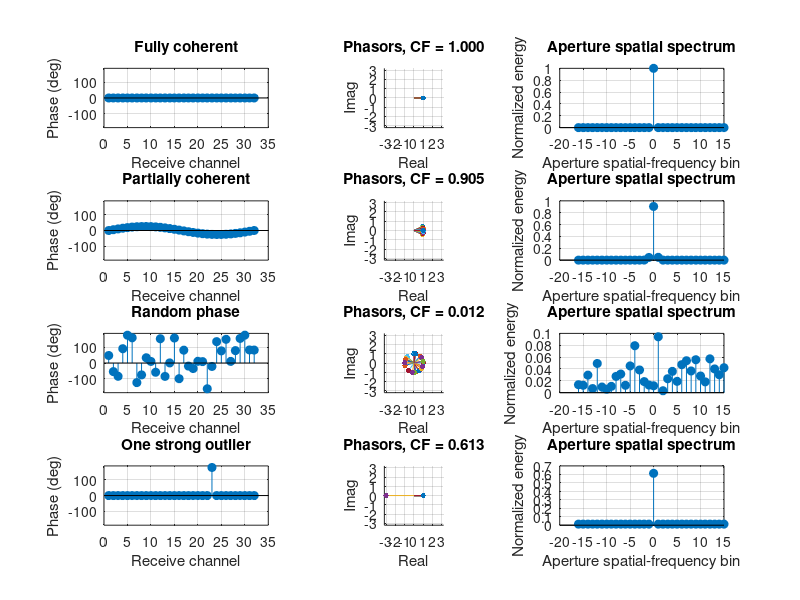

Recreate this plot in MATLAB. (Note: this script raises an error after producing the figure.)
%% demo_cf_aperture_vectors.m
% Chapter 2 - Coherence Factor intuition from simple aperture vectors.
%
% No USTB and no external data are required.
%
% Each vector represents the delay-aligned complex receive samples for ONE
% candidate pixel:
%
%   s = [s1, s2, ... , sM]
%
% CF = |sum(s)|^2 / (M * sum(|s|^2))

clear;
clc;
close all;

M = 32;
m = 0:M-1;

rng(1);

cases = cell(4,1);
names = cell(4,1);

% 1. Perfect coherence.
cases{1} = ones(1,M);
names{1} = 'Fully coherent';

% 2. Mostly coherent: smooth phase error across aperture.
phase_error = 0.45*sin(2*pi*m/(M-1));
cases{2} = exp(1j*phase_error);
names{2} = 'Partially coherent';

% 3. Random phase.
cases{3} = exp(1j*2*pi*rand(1,M));
names{3} = 'Random phase';

% 4. One strong amplitude/phase outlier.
cases{4} = ones(1,M);
cases{4}(round(M*0.72)) = 3*exp(1j*pi);
names{4} = 'One strong outlier';

fprintf('============================================================\n');
fprintf(' CF APERTURE-VECTOR DEMO\n');
fprintf('============================================================\n');

figure('Color','w','Position',[80 80 1300 900]);

for k = 1:4

    s = cases{k};

    coherent_sum = sum(s);
    incoherent_energy = sum(abs(s).^2);

    CF = abs(coherent_sum).^2 / ...
        (M*incoherent_energy + eps);

    X = fftshift(fft(s));
    spectrum = abs(X).^2;
    spectrum = spectrum/(sum(spectrum)+eps);

    fprintf('%-22s : CF = %.6f | |DAS sum| = %.6f\n', ...
        names{k},CF,abs(coherent_sum));

    subplot(4,3,(k-1)*3+1);
    stem(1:M,angle(s)*180/pi,'filled');
    xlabel('Receive channel');
    ylabel('Phase (deg)');
    title(names{k});
    ylim([-190 190]);
    grid on;

    subplot(4,3,(k-1)*3+2);
    hold on;
    for ch = 1:M
        plot([0 real(s(ch))],[0 imag(s(ch))],'-');
        plot(real(s(ch)),imag(s(ch)),'.','MarkerSize',12);
    end
    axis equal;
    xlim([-3.2 3.2]);
    ylim([-3.2 3.2]);
    xlabel('Real');
    ylabel('Imag');
    title(sprintf('Phasors, CF = %.3f',CF));
    grid on;

    subplot(4,3,(k-1)*3+3);
    spatial_bin = (-floor(M/2)):(ceil(M/2)-1);
    stem(spatial_bin,spectrum,'filled');
    xlabel('Aperture spatial-frequency bin');
    ylabel('Normalized energy');
    title('Aperture spatial spectrum');
    grid on;
end

sgtitle({ ...
    'Coherence Factor intuition', ...
    'After correct delay, coherent echoes align across the receive aperture'});

fprintf('\nInterpretation:\n');
fprintf(['  CF near 1: most channel energy contributes coherently to the sum.\n' ...
         '  CF near 0: channels contain energy, but much of it cancels.\n' ...
         '  A coherent aperture vector concentrates spectrum near DC.\n' ...
         '  GCF generalizes this by integrating a low-frequency band.\n']);
